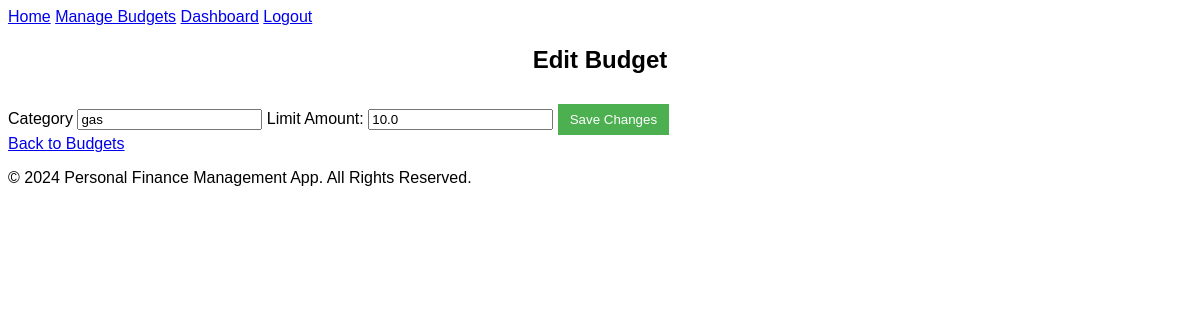
The app's page /budget/edit/1 (signed in), older data.
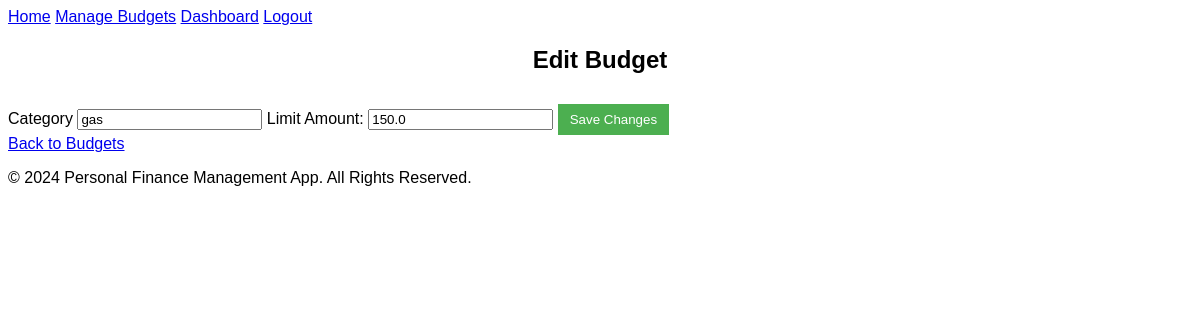
The same page, newer data.
### tables this page shows
CREATE TABLE Budgets (
  id INTEGER PRIMARY KEY AUTOINCREMENT,
  user_id INTEGER NOT NULL,
  category TEXT NOT NULL,
  limit_amount REAL NOT NULL,
  amount_spent REAL DEFAULT 0,
  FOREIGN KEY (user_id) REFERENCES Users(id)
);

### app.py (the view, shortened to what this page needs)
@app.route('/budget/edit/<int:budget_id>', methods=['GET', 'POST'])
def edit_budget(budget_id):
  if 'user_id' not in session:
    return redirect(url_for('login'))
  conn = get_db_connection()
  cursor = conn.cursor()
  cursor.execute("SELECT * FROM Budgets WHERE id = ? AND user_id = ?", (budget_id, session['user_id']))
  budget = cursor.fetchone()
  if not budget:
    conn.close()
    return "Budget not found or access denied", 400
  conn.close()
  return render_template('edit_budget.html', budget=budget)

### app.py (called while the page is built)
def get_db_connection():
  conn = sqlite3.connect('database.db')
  conn.row_factory = sqlite3.Row
  return conn

### templates/edit_budget.html (shortened to what this page needs)
{% extends "base.html" %}
{% block content %}
  <h2>Edit Budget</h2>
  <form action="{{ url_for('edit_budget', budget_id=budget['id']) }}" method="POST">
    <label for="category">Category</label>
    <input type="text" name="category" id="category" value="{{ budget['category'] }}" required>
    <label for="limit_amount">Limit Amount:</label>
    <input type="number" name="limit_amount" id="limit_amount" step="0.01" value="{{ budget['limit_amount']}}" required>
    <button type="submit">Save Changes</button>
  </form>
  <a href="{{ url_for('budget') }}">Back to Budgets</a>
{% endblock %}

Row changes from the older to the newer data that the page shows:
changed Budgets "gas": limit_amount "10.0" → "150.0"
